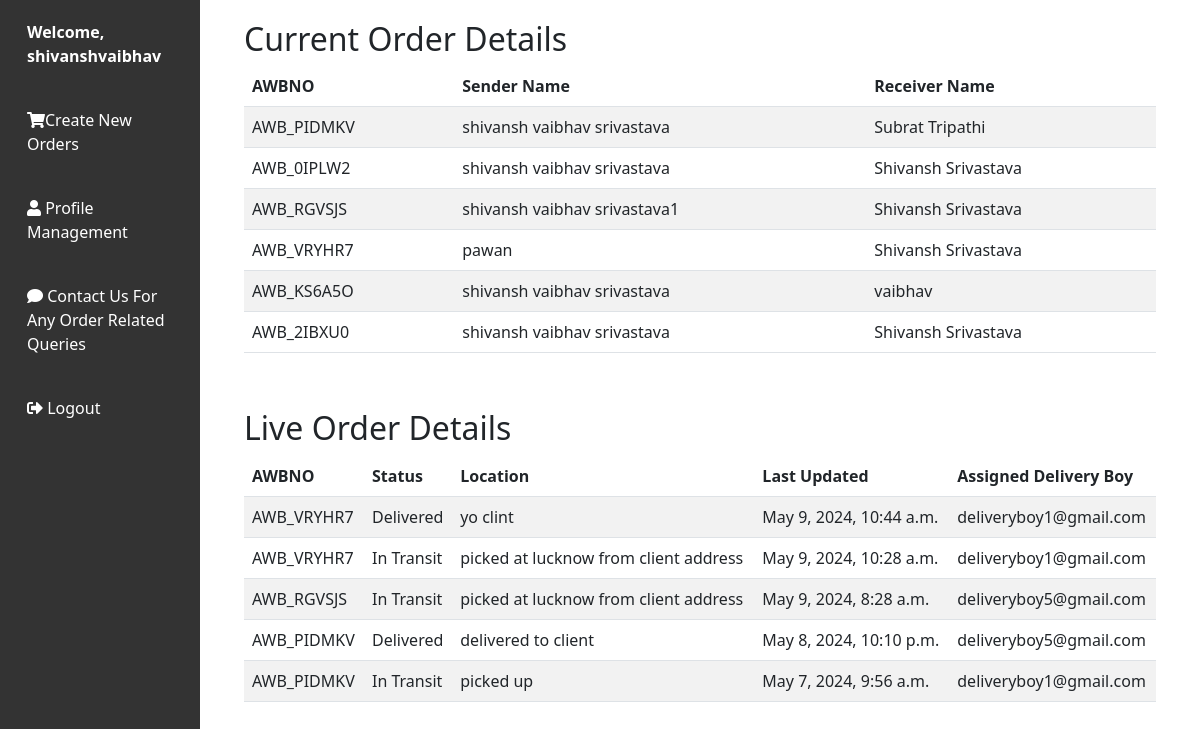
The app's page /userManagement/user_dashboard/ (signed in) with its own data.
### BranchesInfo/models.py (models this page shows, shortened)
class Data_Records(models.Model):
    AWBNO = models.CharField(max_length=10, primary_key=True)
    Sender_Name = models.CharField(max_length=100, null=True)
    Sender_Address = models.CharField(max_length=100, null=True)
    Sender_Contact_No = models.CharField(max_length=15, null=True)
    Sender_City = models.CharField(max_length=30, null=True)
    sender_state = models.CharField(max_length=30, null=True)
    Receiver_Name = models.CharField(max_length=100, null=False)
    Receiver_Address = models.CharField(max_length=100, null=True)
    Receiver_Contact_No = models.CharField(max_length=15, null=True)
    Receiver_City = models.CharField(max_length=30, null=True)
    receiver_state = models.CharField(max_length=30, null=True)
    Book_date = models.DateTimeField(null=False)
    Weight = models.CharField(max_length=10, null=True)
    Distance = models.DecimalField(max_digits=10, decimal_places=2, null=True)
    Price = models.CharField(max_length=10, null=True)
    POD_Flag = models.CharField(max_length=20, null=True)
    Print_Flag = models.CharField(max_length=20, null=True)
    Pin_Number = models.CharField(max_length=10, null=True)
    State = models.CharField(max_length=30, null=True)
    Country = models.CharField(max_length=30, null=True)
    Sender_Branch_CD = models.IntegerField(null=True)
    Receiver_Branch_CD  = models.IntegerField(null=True)
    Type = models.CharField(max_length=50, null=True)
    Payment_Method = models.CharField(max_length=50)
    Client_Id = models.ForeignKey(Client, on_delete=models.CASCADE, related_name='client_orders', null=True)
    Alert_Flag = models.CharField(max_length=20, null=True)
    order_type = models.CharField(max_length=30, null=True)

### packetTrackingSystem/models.py (models this page shows, shortened)
class Live_Updates(models.Model):
    AWBNO = models.CharField(max_length=50)
    transit_status = models.CharField(max_length=100, default='Not Picked Up From Source.')
    update_location = models.CharField(max_length=100)
    last_update_time = models.DateTimeField(null=False)
    Delivery_Boy_Name = models.CharField(max_length=100, null=True)

### userManagement/views.py (the view)
# urls.py: path('user_dashboard/', views.user_dashboard, name='user_dashboard'),
@cache_control(no_cache=True, must_revalidate=True, no_store=True)
def user_dashboard(request):
    try:
        session_id = request.session.get('Client_Id')
        username = request.session.get('Client_Name')
        if session_id is not None:
            print("Session ID of the user from dashboard function :", session_id)
            print("Session username of the user from dashboard function :", username)
            user_orders = Data_Records.objects.filter(Client_Id=session_id)
            live_updates = Live_Updates.objects.filter(AWBNO__in=[order.AWBNO for order in user_orders]).order_by('-last_update_time')
            return render(request, 'user_dashboard.html', {'user_orders': user_orders, 'username': username, 'live_updates': live_updates})
    except KeyError:
        print("Session key not found")
    return redirect('userManagement:user_login_form')

### userManagement/templates/user_dashboard.html (shortened to what this page needs)
<!DOCTYPE html>
<html lang="en">
    {% load static %}
<head>
    <link href="https://cdnjs.cloudflare.com/ajax/libs/bootstrap/5.3.0/css/bootstrap.min.css" rel="stylesheet">
</head>
<body>
    <div class="container-fluid">
        <div class="row">
            <nav class="col-md-3 col-lg-2 d-md-block sidebar">
                <div class="user-info">
                    Welcome, {{ username }}
                </div>
                <a href="{% url 'userManagement:client_order'%}"><i class="fas fa-shopping-cart"></i>Create New Orders</a>
                <a href="{% url 'userManagement:profile_management' %}"><i class="fas fa-user"></i> Profile Management</a>
                <a href="{% url 'userManagement:feedback'%}"><i class="fas fa-comment"></i> Contact Us For Any Order Related Queries</a>
                <a href="{% url 'userManagement:logout_view' %}" class="logout"><i class="fas fa-sign-out-alt"></i> Logout</a>
            </nav>
            <main class="col-md-9 ms-sm-auto col-lg-10 px-md-4">
<div class="order-details">
    <h2>Current Order Details</h2>
    {% if user_orders %}
    <div class="table-responsive">
        <table class="table table-striped">
            <thead>
                <tr>
                    <th>AWBNO</th>
                    <th>Sender Name</th>
                    <th>Receiver Name</th>
                </tr>
            </thead>
            <tbody>
                {% for order in user_orders %}
                <tr>
                    <td>{{ order.AWBNO }}</td>
                    <td>{{ order.Sender_Name }}</td>
                    <td>{{ order.Receiver_Name }}</td>
                </tr>
                {% empty %}
                <tr>
                    <td colspan="3">No current orders found.</td>
                </tr>
                {% endfor %}
            </tbody>
        </table>
    </div>
    {% else %}
    <p>No current orders found.</p>
    {% endif %}
</div>
<div class="order-details">
    <h2>Live Order Details</h2>
    <div class="table-responsive">
        <table class="table table-striped">
            <thead>
                <tr>
                    <th>AWBNO</th>
                    <th>Status</th>
                    <th>Location</th>
                    <th>Last Updated</th>
                    <th>Assigned Delivery Boy</th>
                </tr>
            </thead>
            <tbody>
                {% for update in live_updates %}
                <tr>
                    <td>{{ update.AWBNO }}</td>
                    <td>{{ update.transit_status }}</td>
                    <td>{{ update.update_location }}</td>
                    <td>{{ update.last_update_time }}</td>
                    <td>{{ update.Delivery_Boy_Name }}</td>
                </tr>
                {% empty %}
                <tr>
                    <td colspan="4">No live updates available.</td>
                </tr>
                {% endfor %}
            </tbody>
        </table>
    </div>
</div>
            </main>
        </div>
    </div>
    <link href="https://cdnjs.cloudflare.com/ajax/libs/font-awesome/5.15.4/css/all.min.css" rel="stylesheet">
</body>
</html>

### userManagement/templates/user_dashboard.html (style rules this page uses)
.sidebar { background-color: #333; color: #fff; height: 100vh; position: fixed; top: 0; left: 0; overflow-y: auto; }
.sidebar a { padding: 20px 15px; text-decoration: none; color: #fff; display: block; }
.logout { padding: 20px 15px; text-decoration: none; color: #fff; display: block; }
.user-info { padding: 20px 15px; font-weight: bold; }
.order-details { padding: 20px; }

### records on screen
Data_Records: AWBNO "AWB_PIDMKV", Sender_Name "shivansh vaibhav srivastava", Receiver_Name "Subrat Tripathi"
Data_Records: AWBNO "AWB_0IPLW2", Sender_Name "shivansh vaibhav srivastava", Receiver_Name "Shivansh Srivastava"
Data_Records: AWBNO "AWB_RGVSJS", Sender_Name "shivansh vaibhav srivastava1", Receiver_Name "Shivansh Srivastava"
Data_Records: AWBNO "AWB_VRYHR7", Sender_Name "pawan", Receiver_Name "Shivansh Srivastava"
Data_Records: AWBNO "AWB_KS6A5O", Sender_Name "shivansh vaibhav srivastava", Receiver_Name "vaibhav"
Data_Records: AWBNO "AWB_2IBXU0", Sender_Name "shivansh vaibhav srivastava", Receiver_Name "Shivansh Srivastava"
Live_Updates: AWBNO "AWB_VRYHR7", transit_status "Delivered", update_location "yo clint", last_update_time "May 9, 2024, 10:44 a.m.", Delivery_Boy_Name "deliveryboy1@gmail.com"
Live_Updates: AWBNO "AWB_VRYHR7", transit_status "In Transit", update_location "picked at lucknow from client address", last_update_time "May 9, 2024, 10:28 a.m.", Delivery_Boy_Name "deliveryboy1@gmail.com"
Live_Updates: AWBNO "AWB_RGVSJS", transit_status "In Transit", update_location "picked at lucknow from client address", last_update_time "May 9, 2024, 8:28 a.m.", Delivery_Boy_Name "deliveryboy5@gmail.com"
Live_Updates: AWBNO "AWB_PIDMKV", transit_status "Delivered", update_location "delivered to client", last_update_time "May 8, 2024, 10:10 p.m.", Delivery_Boy_Name "deliveryboy5@gmail.com"
Live_Updates: AWBNO "AWB_PIDMKV", transit_status "In Transit", update_location "picked up", last_update_time "May 7, 2024, 9:56 a.m.", Delivery_Boy_Name "deliveryboy1@gmail.com"

### other values on screen
{{ username }} "shivanshvaibhav"
